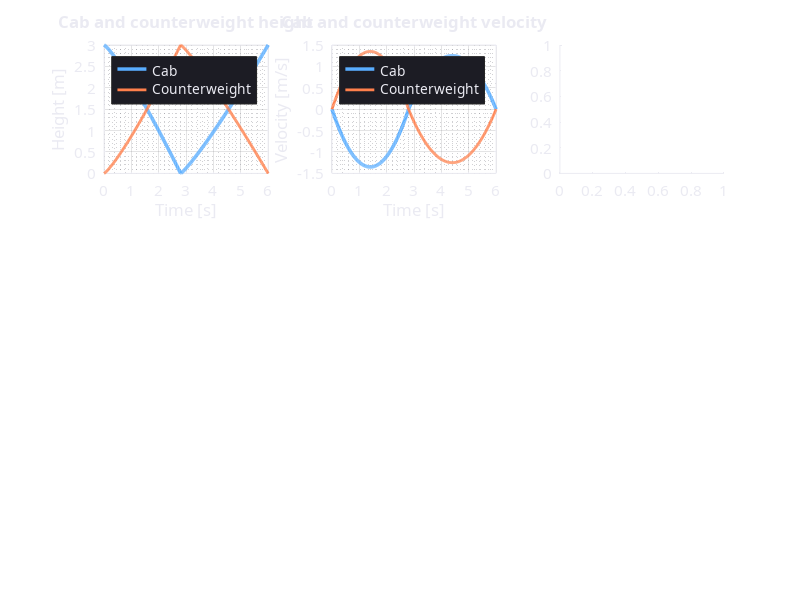

MATLAB code for this plot: (Note: this script raises an error after producing the figure.)
% PLOT_DUAL_WEIGHT_RESULTS  Plausible simulation plots for dual-weight regeneration system.
%
% Elevator-style: cab + counterweight, two hoist drums, regeneration on descent.
% Run:  plot_dual_weight_results

function plot_dual_weight_results()

%% Dark mode colors
BG   = [0.11 0.11 0.14];
FG   = [0.92 0.92 0.95];
GRID = [0.28 0.28 0.32];
C1   = [0.35 0.68 1.00];   % blue - cab
C2   = [1.00 0.50 0.30];   % orange - counterweight
C3   = [0.40 0.85 0.55];   % green - generation
C4   = [0.75 0.45 0.95];   % purple - consumption / losses
C5   = [0.95 0.75 0.25];   % gold
C6   = [0.30 0.75 0.78];   % teal
CGRAY = [0.50 0.50 0.55];

%% Scenario: one full cycle (descent then ascent)
% Phase 1: Cab descends 3 m, counterweight rises (regeneration)
% Phase 2: Cab ascends 3 m, counterweight descends (motor consumption)
T1 = 2.8;   % descent duration [s]
T2 = 3.2;   % ascent duration [s]
T_tot = T1 + T2;
N = 400;
t = linspace(0, T_tot, N);
h0 = 3;     % travel height [m] (same as analysis comparison)
g = 9.81;

% Cab and counterweight masses [kg] — net imbalance = 50 kg (same as analysis m_common)
m_net = 50;    % effective storage mass (cab - counterweight)
m_cw  = 200;   % counterweight
m_cab = m_cw + m_net;   % cab + load (250 kg so net = 50)

% --- Phase 1: Cab down, CW up (ropes opposite: cab unwinds, CW winds) ---
ix1 = t <= T1;
t1 = t(ix1);
% Cab height: h0 -> 0
h_cab = zeros(size(t));
h_cab(ix1) = h0 * (1 - (t1 / T1).^1.2);
% Counterweight height: 0 -> h0 (opposite)
h_cw = zeros(size(t));
h_cw(ix1) = h0 * (t1 / T1).^1.2;

% Velocities (magnitude peaks mid-stroke, smooth)
v_max_dn = 1.35;  % m/s typical elevator
v_cab = zeros(size(t));
tau1 = t1 / T1;
v_cab(ix1) = -v_max_dn * 4 * tau1 .* (1 - tau1);  % negative = down

v_cw = zeros(size(t));
v_cw(ix1) = v_max_dn * 4 * tau1 .* (1 - tau1);   % positive = up

% --- Phase 2: Cab up, CW down ---
ix2 = t > T1;
t2 = t(ix2) - T1;
h_cab(ix2) = h0 * (t2 / T2).^1.15;
h_cw(ix2)  = h0 * (1 - (t2 / T2).^1.15);
v_max_up = 1.25;
tau2 = t2 / T2;
v_cab(ix2) = v_max_up * 4 * tau2 .* (1 - tau2);
v_cw(ix2)  = -v_max_up * 4 * tau2 .* (1 - tau2);

% Mechanical power at drum (from cab/CW motion; sign: + when system receives work)
% Descent: cab heavier -> gravitational power delivered to drum (drives generator)
P_mech_drum = zeros(size(t));
P_mech_drum(ix1) = m_net * g * (-v_cab(ix1));  % cab down: positive into system
P_mech_drum(ix2) = m_net * g * (-v_cab(ix2));  % cab up: negative (motor does work)

% Electrical: regeneration (phase 1) and consumption (phase 2)
eta_gen = 0.72;   % regeneration efficiency (motor as generator)
eta_drive = 0.88; % drive efficiency (motor lifting)
P_elec = zeros(size(t));
P_elec(ix1) = eta_gen * max(0, P_mech_drum(ix1));           % generated [W]
P_elec(ix2) = -max(0, -P_mech_drum(ix2)) / eta_drive;        % consumed [W] (negative convention: consumed)

% Cumulative energy: generated (positive) and consumed (positive count)
P_gen = max(0, P_elec);
P_cons = max(0, -P_elec);
E_gen_cum = cumtrapz(t, P_gen);
E_cons_cum = cumtrapz(t, P_cons);
E_net_cum = E_gen_cum - E_cons_cum;

% Regeneration "efficiency" over cycle (when generating, instantaneous)
eta_inst = zeros(size(t));
eta_inst(ix1) = eta_gen * (0.85 + 0.12 * (1 - exp(-t1/0.6)));
eta_inst(ix1) = min(eta_inst(ix1), 0.78);
eta_inst(ix2) = NaN;  % not generating

% Motor current (proxy: proportional to torque / power)
I_motor = zeros(size(t));
I_motor(ix1) = min(35, 8 + 28 * (t1/T1) .* (1 - t1/T1));   % generating
I_motor(ix2) = min(42, 10 + 32 * (t2/T2) .* (1 - t2/T2)); % motoring

%% Apply dark theme
set(0, 'DefaultFigureColor', BG);
set(0, 'DefaultAxesColor', BG);
set(0, 'DefaultAxesXColor', FG);
set(0, 'DefaultAxesYColor', FG);
set(0, 'DefaultAxesZColor', FG);
set(0, 'DefaultTextColor', FG);
set(0, 'DefaultAxesFontSize', 11);
set(0, 'DefaultAxesFontName', 'Segoe UI');
set(0, 'DefaultAxesGridColor', GRID);
set(0, 'DefaultAxesMinorGridColor', GRID);

%% ----- Figure 1: Time-Series -----
fig1 = figure('Name', 'Dual Weight — Time-Series', 'Position', [80, 60, 1280, 840], 'Color', BG);

subplot(3, 3, 1);
plot(t, h_cab, '-', 'Color', C1, 'LineWidth', 2.5);
hold on;
plot(t, h_cw, '-', 'Color', C2, 'LineWidth', 2);
set(gca, 'Color', BG, 'XColor', FG, 'YColor', FG);
xlabel('Time [s]', 'Color', FG); ylabel('Height [m]', 'Color', FG);
title('Cab and counterweight height', 'Color', FG);
legend('Cab', 'Counterweight', 'Location', 'best', 'TextColor', FG);
grid on; grid minor; hold off;

subplot(3, 3, 2);
plot(t, v_cab, '-', 'Color', C1, 'LineWidth', 2.5);
hold on;
plot(t, v_cw, '-', 'Color', C2, 'LineWidth', 2);
set(gca, 'Color', BG, 'XColor', FG, 'YColor', FG);
xlabel('Time [s]', 'Color', FG); ylabel('Velocity [m/s]', 'Color', FG);
title('Cab and counterweight velocity', 'Color', FG);
legend('Cab', 'Counterweight', 'Location', 'best', 'TextColor', FG);
grid on; grid minor; hold off;

subplot(3, 3, 3);
yyaxis left;
plot(t, P_mech_drum, '-', 'Color', C5, 'LineWidth', 2);
set(gca, 'YColor', C5);
ylabel('Mechanical power at drum [W]', 'Color', FG);
yyaxis right;
plot(t, P_elec, '-', 'Color', C3, 'LineWidth', 2);
set(gca, 'YColor', C3);
ylabel('Electrical power [W]', 'Color', FG);
set(gca, 'Color', BG, 'XColor', FG);
xlabel('Time [s]', 'Color', FG);
title('Mechanical and electrical power', 'Color', FG);
legend('P_{mech}', 'P_{elec} (gen > 0, cons < 0)', 'Location', 'best', 'TextColor', FG);
grid on; grid minor;

subplot(3, 3, 4);
area(t(ix1), P_elec(ix1), 'FaceColor', C3, 'FaceAlpha', 0.6);
hold on;
area(t(ix2), -P_elec(ix2), 'FaceColor', C4, 'FaceAlpha', 0.6);
set(gca, 'Color', BG, 'XColor', FG, 'YColor', FG);
xlabel('Time [s]', 'Color', FG); ylabel('Power [W]', 'Color', FG);
title('Regeneration vs consumption', 'Color', FG);
legend('Generated', 'Consumed', 'Location', 'best', 'TextColor', FG);
grid on; grid minor; hold off;

subplot(3, 3, 5);
plot(t(ix1), 100*eta_inst(ix1), '-', 'Color', C3, 'LineWidth', 2.5);
set(gca, 'Color', BG, 'XColor', FG, 'YColor', FG);
xlabel('Time [s]', 'Color', FG); ylabel('Efficiency [%]', 'Color', FG);
title('Regeneration efficiency (descent phase)', 'Color', FG);
ylim([0 100]);
grid on; grid minor;

subplot(3, 3, 6);
plot(t, I_motor, '-', 'Color', C6, 'LineWidth', 2.5);
set(gca, 'Color', BG, 'XColor', FG, 'YColor', FG);
xlabel('Time [s]', 'Color', FG); ylabel('Motor current [A]', 'Color', FG);
title('Motor / generator current', 'Color', FG);
grid on; grid minor;

subplot(3, 3, 7);
plot(t, E_gen_cum, '-', 'Color', C3, 'LineWidth', 2.5);
hold on;
plot(t, E_cons_cum, '-', 'Color', C4, 'LineWidth', 2);
plot(t, E_net_cum, '-', 'Color', C5, 'LineWidth', 1.5);
set(gca, 'Color', BG, 'XColor', FG, 'YColor', FG);
xlabel('Time [s]', 'Color', FG); ylabel('Energy [J]', 'Color', FG);
title('Cumulative energy', 'Color', FG);
legend('Generated', 'Consumed', 'Net', 'Location', 'best', 'TextColor', FG);
grid on; grid minor; hold off;

subplot(3, 3, 8);
pie_vals = [E_gen_cum(end), E_cons_cum(end)];
pie_vals = max(pie_vals, 0.1);
pie(pie_vals, {'Regenerated', 'Consumed'});
colormap(gca, [C3; C4]);
title('Cycle energy split', 'Color', FG);

subplot(3, 3, 9);
plot(h_cab, v_cab, '-', 'Color', C1, 'LineWidth', 2.5);
set(gca, 'Color', BG, 'XColor', FG, 'YColor', FG);
xlabel('Cab height [m]', 'Color', FG); ylabel('Cab velocity [m/s]', 'Color', FG);
title('Cab phase portrait (h vs v)', 'Color', FG);
grid on; grid minor;

sgtitle(fig1, 'Dual Weight Regeneration System — Time-Series', 'Color', FG, 'FontSize', 16, 'FontWeight', 'bold');

%% ----- Figure 2: Energy summary -----
fig2 = figure('Name', 'Dual Weight — Energy Analysis', 'Position', [120, 100, 1000, 520], 'Color', BG);

subplot(2, 2, 1);
b = bar([E_gen_cum(end), E_cons_cum(end), E_net_cum(end)], 'FaceColor', 'flat');
b.CData = [C3; C4; C5];
set(gca, 'Color', BG, 'XColor', FG, 'YColor', FG);
set(gca, 'XTickLabel', {'Generated', 'Consumed', 'Net'});
ylabel('Energy [J]', 'Color', FG);
title('One-cycle energy balance', 'Color', FG);
grid on; grid minor;

subplot(2, 2, 2);
plot(t, E_net_cum, '-', 'Color', C5, 'LineWidth', 2.5);
set(gca, 'Color', BG, 'XColor', FG, 'YColor', FG);
xlabel('Time [s]', 'Color', FG); ylabel('Net energy [J]', 'Color', FG);
title('Net cumulative energy (gen - cons)', 'Color', FG);
grid on; grid minor;

subplot(2, 2, 3);
% Power vs cab height (2D heatmap style: scatter or simple plot)
plot(h_cab, P_elec, '-', 'Color', C6, 'LineWidth', 2);
set(gca, 'Color', BG, 'XColor', FG, 'YColor', FG);
xlabel('Cab height [m]', 'Color', FG); ylabel('Electrical power [W]', 'Color', FG);
title('Electrical power vs cab position', 'Color', FG);
grid on; grid minor;

subplot(2, 2, 4);
regen_eff_pct = 100 * E_gen_cum(end) / (E_cons_cum(end) + 1e-6);
bar(1, regen_eff_pct, 'FaceColor', C3);
set(gca, 'Color', BG, 'XColor', FG, 'YColor', FG);
set(gca, 'XTick', 1, 'XTickLabel', 'Regen / Cons');
ylabel('Ratio [%]', 'Color', FG);
title('Regeneration ratio (gen ÷ cons)', 'Color', FG);
grid on; grid minor;

sgtitle(fig2, 'Dual Weight Regeneration System — Energy Analysis', 'Color', FG, 'FontSize', 16, 'FontWeight', 'bold');

%% ----- Summary table -----
row_names = {
    'Cab mass'
    'Counterweight mass'
    'Travel height'
    'Descent time'
    'Ascent time'
    'Energy regenerated (descent)'
    'Energy consumed (ascent)'
    'Net energy (cycle)'
    'Peak regen power'
    'Peak motor current'
    'Regeneration ratio (gen/cons)'
};
row_vals = {
    sprintf('%.0f', m_cab)
    sprintf('%.0f', m_cw)
    sprintf('%.1f', h0)
    sprintf('%.2f', T1)
    sprintf('%.2f', T2)
    sprintf('%.1f', E_gen_cum(end))
    sprintf('%.1f', E_cons_cum(end))
    sprintf('%.1f', E_net_cum(end))
    sprintf('%.0f', max(P_elec))
    sprintf('%.1f', max(I_motor))
    sprintf('%.1f', regen_eff_pct)
};
row_units = {'kg'; 'kg'; 'm'; 's'; 's'; 'J'; 'J'; 'J'; 'W'; 'A'; '%'};

fig3 = figure('Name', 'Dual Weight — Summary', 'Position', [200, 120, 620, 520], 'Color', BG);
uit = uitable(fig3, 'Data', [row_names, row_vals, row_units], ...
    'ColumnName', {'Quantity', 'Value', 'Unit'}, ...
    'ColumnWidth', {260, 120, 60}, 'FontSize', 11, 'FontName', 'Segoe UI');
uit.Position = [20, 50, 580, 430];
uit.BackgroundColor = repmat([BG; 0.16 0.16 0.20], 6, 1);
uit.ForegroundColor = FG;
annotation('textbox', [0.12 0.92 0.76 0.06], 'String', 'Dual Weight Regeneration System — Summary', ...
    'FontSize', 14, 'FontWeight', 'bold', 'EdgeColor', 'none', 'HorizontalAlignment', 'center', 'Color', FG);

%% Reset defaults
set(0, 'DefaultFigureColor', 'remove');
set(0, 'DefaultAxesColor', 'remove');
set(0, 'DefaultAxesXColor', 'remove');
set(0, 'DefaultAxesYColor', 'remove');
set(0, 'DefaultAxesZColor', 'remove');
set(0, 'DefaultTextColor', 'remove');
set(0, 'DefaultAxesGridColor', 'remove');
set(0, 'DefaultAxesMinorGridColor', 'remove');

end
